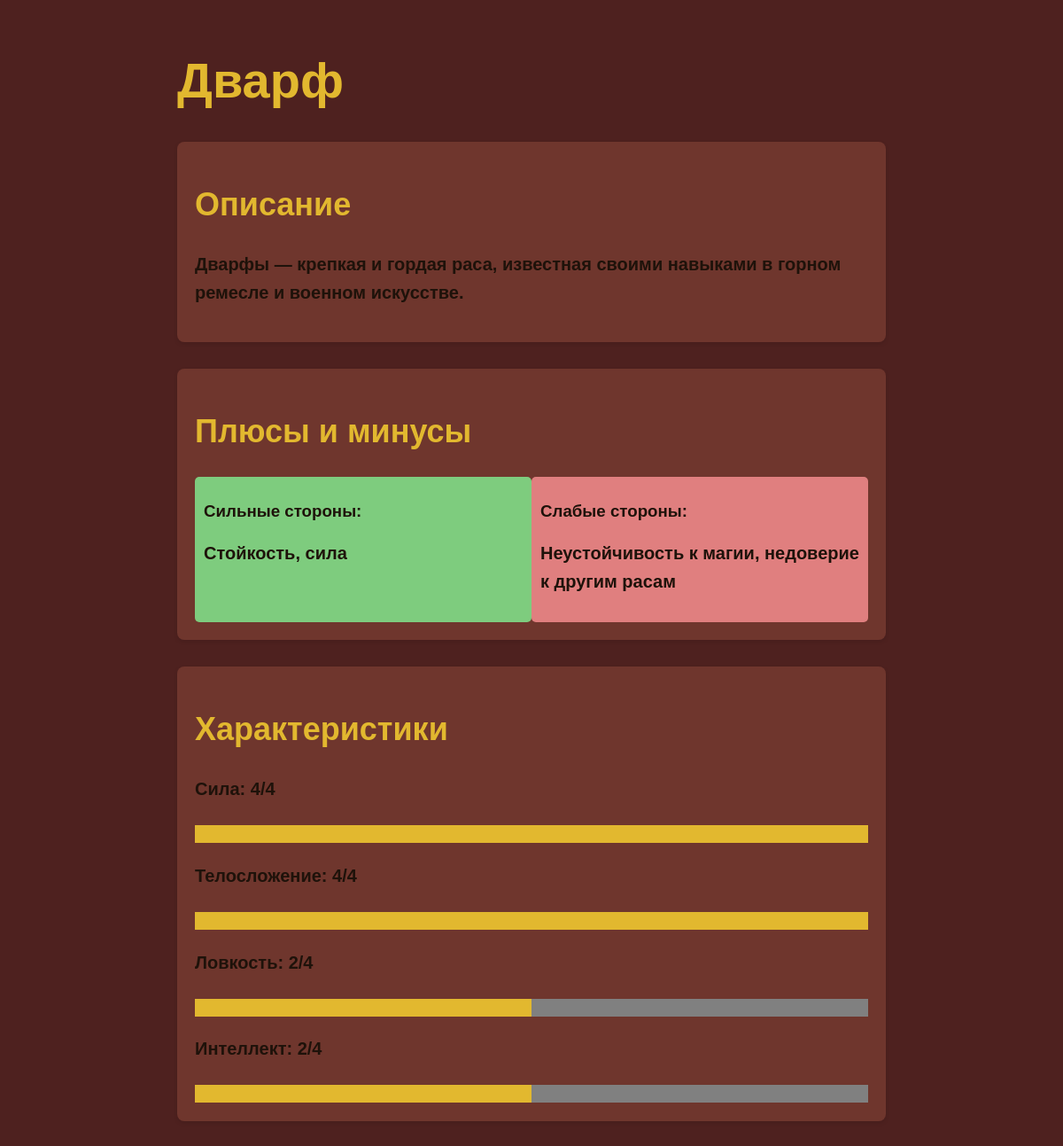
Screenshot of /race/3 with the database file from the repository.
### data/races.py (models this page shows)
class Races(SqlAlchemyBase):
    __tablename__ = 'races'
    id = sqlalchemy.Column(sqlalchemy.Integer,
                           primary_key=True, autoincrement=True)
    name = sqlalchemy.Column(sqlalchemy.String, unique=True)
    description = sqlalchemy.Column(sqlalchemy.String)
    class_id = sqlalchemy.Column(sqlalchemy.Integer,
                                 sqlalchemy.ForeignKey("classes.id"), nullable=False)
    strong_points = sqlalchemy.Column(sqlalchemy.String)
    weak_points = sqlalchemy.Column(sqlalchemy.String)
    strength = sqlalchemy.Column(sqlalchemy.Integer)
    constitution = sqlalchemy.Column(sqlalchemy.Integer)
    dexterity = sqlalchemy.Column(sqlalchemy.Integer)
    intelligence = sqlalchemy.Column(sqlalchemy.Integer)
    hero = orm.relationship('Hero', back_populates='races')
    classes = orm.relationship('Classes')

### main.py (the view)
@app.route("/race/<int:race_id>")
def race_details(race_id):
    db_sess = db_session.create_session()
    race = db_sess.query(Races).get(race_id)
    if not race:
        return render_template('error.html', message="Раса не найдена"), 404
    return render_template('race_details.html', race=race)

### data/db_session.py (called while the page is built)
def create_session() -> Session:
    global __factory
    return __factory()

### templates/race_details.html (shortened to what this page needs)
<!DOCTYPE html>
<html lang="en">
<head>
</head>
<body>
    <div class="container">
        <h1>{{ race.name }}</h1>
        <div class="section">
            <h2>Описание</h2>
            <p>{{ race.description }}</p>
        </div>
        <div class="section">
            <h2>Плюсы и минусы</h2>
            <div style="display: flex;">
                <div style="flex: 1; background-color: #7ecc7e; padding: 10px; border-radius: 5px; color: #1e120a;">
                    <h3>Сильные стороны:</h3>
                    <p>{{ race.strong_points }}</p>
                </div>
                <div style="flex: 1; background-color: #e07f7f; padding: 10px; border-radius: 5px; color: #1e120a;">
                    <h3>Слабые стороны:</h3>
                    <p>{{ race.weak_points }}</p>
                </div>
            </div>
        </div>
        <div class="section">
            <h2>Характеристики</h2>
            <div>
                <p>Сила: {{ race.strength }}/4</p>
                <progress value="{{ race.strength }}" max="4"></progress>
            </div>
            <div>
                <p>Телосложение: {{ race.constitution }}/4</p>
                <progress value="{{ race.constitution }}" max="4"></progress>
            </div>
            <div>
                <p>Ловкость: {{ race.dexterity }}/4</p>
                <progress value="{{ race.dexterity }}" max="4"></progress>
            </div>
            <div>
                <p>Интеллект: {{ race.intelligence }}/4</p>
                <progress value="{{ race.intelligence }}" max="4"></progress>
            </div>
        </div>
    </div>
</body>
</html>

### templates/race_details.html (style rules this page uses)
body { font-family: Arial, sans-serif; margin: 0; padding: 0; background-color: #4e211f; color: #1e120a; }
.container { max-width: 800px; margin: 0 auto; padding: 20px; }
h2, h1 { color: #e2b82f; }
h1 { font-size: 56px; }
h2 { font-size: 36px; }
h3 { color: #1e120a; }
p { line-height: 1.6; font-weight: 750; font-size: 20px; color: #1e120a; }
.section { margin-bottom: 30px; padding: 20px; border-radius: 8px; background-color: #6f362d; box-shadow: 0 2px 5px rgba(0, 0, 0, 0.1); }
progress { width: 100%; height: 20px; border: none; border-radius: 5px; margin-top: 5px; }

### rows the page displays
Races: name "Дварф", description "Дварфы — крепкая и гордая раса, известная своими навыками в горном ремесле и военном искусстве.", strong_points "Стойкость, сила", weak_points "Неустойчивость к магии, недоверие к другим расам", strength "4", constitution "4", dexterity "2", intelligence "2"
